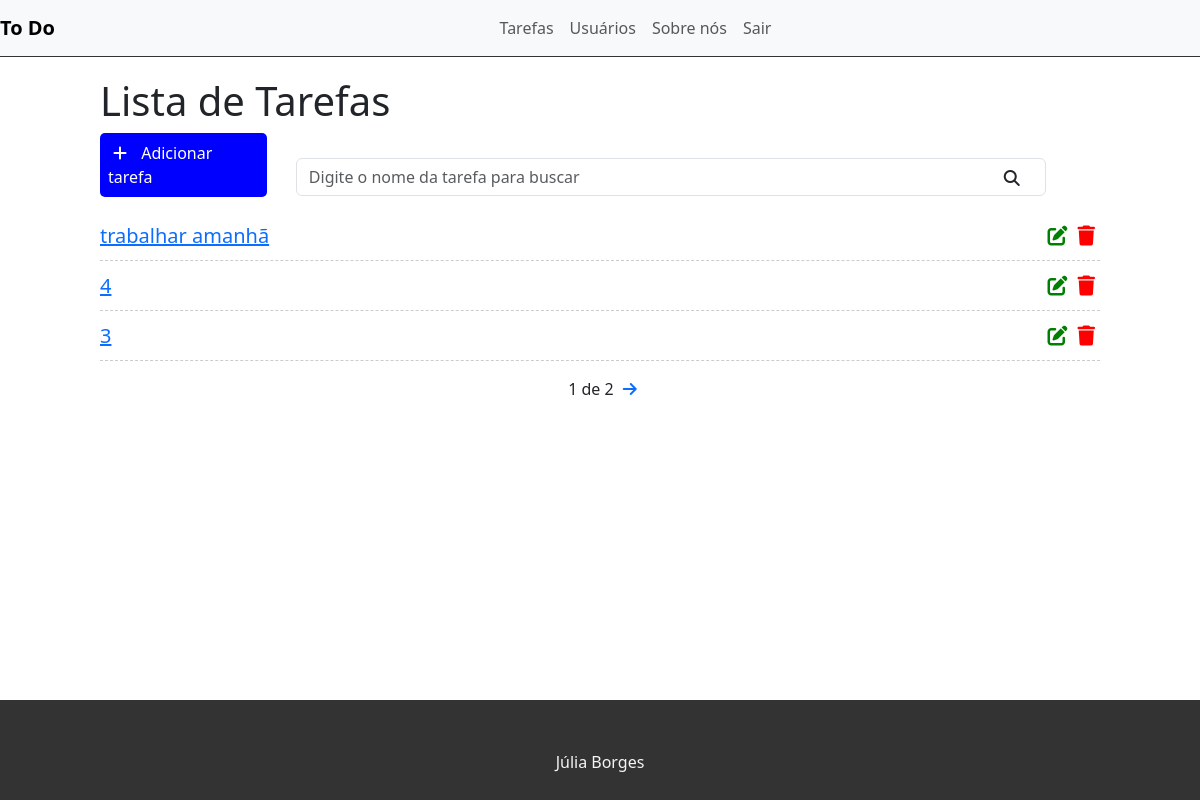
The app's page / (signed in) with its own data.
### tasks/models.py (models this page shows, shortened)
class Task(models.Model):
    STATUS = (
        ('doing', 'Doing'),
        ('done', 'Done'),
    )
    title = models.CharField(max_length=255)
    description = models.TextField()
    done = models.CharField(
        max_length=5,
        choices=STATUS,
    )
    created_at = models.DateTimeField(auto_now_add=True)
    update_at = models.DateTimeField(auto_now=True)

### tasks/views.py (the view)
# urls.py: path("", views.listaTarefas, name='listaTarefas'),
@login_required
def listaTarefas(request):
    search = request.GET.get('search')
    if search:
        tasks = Task.objects.filter(title__icontains=search)
    else:
        tasks_list = Task.objects.all().order_by('-created_at')
        paginator = Paginator(tasks_list, 3)
        page = request.GET.get('page')
        tasks = paginator.get_page(page)
    return render(request, 'tasks/list.html', {'tasks': tasks})

### tasks/templates/tasks/list.html (shortened to what this page needs)
{% extends 'base.html' %}
{% block content %}
<div class="offset-1 col-10 list-div">
    <h1>Lista de Tarefas</h1>
    <a id="add-link" href="newtask/">
        <div class="col-2 add-div">
            <i class="fas fa-plus"></i> Adicionar tarefa
        </div>
    </a>
    <div class="col-9 search-div">
        <form method="GET" id="search-form">
        <input class="form-control" type="text" id="search" name="search"
            placeholder="Digite o nome da tarefa para buscar" value="{{ request.GET.search}}">
        <i class="fas fa-search" id="search-btn"></i>
    </form>
    </div>
    <ul class="task-list">
        {% for task in tasks %}
        <li class="task-item">
            <span><a href="/task/{{task.id}}">{{task.title}}</a></span>
            <a id="add-link" href="deletetask/{{task.id}}" class="delete-btn"><span><i class="fas fa-trash"></i></span></a>
            <a id="add-link" href="edittask/{{task.id}}"><span><i class="fas fa-edit"></i></span></a>
        </li>
        {% endfor %}
    </ul>
    <div class="pagination">
        <span class="step-links">
            {% if tasks.paginator.num_pages %}
            <span class="current">
                {{ tasks.number }} de {{ tasks.paginator.num_pages}}
            </span>
            {% endif %}
            {% if tasks.has_next %}
                <a href="?page={{ tasks.next_page_number }}"><i class="fas fa-arrow-right"></i></a>
            {% endif %}
        </span>
    </div>
</div>
{% endblock %}

### tasks/static/css/style.css (style rules this page uses)
.add-div { background-color: blue; cursor: pointer; display: inline-block; color: white; padding: 8px; border-radius: 5px; margin-right: 25px; }
#add-link { text-decoration: none; }
.fas.fa-plus { color: white; margin-right: 10px; margin-left: 5px; }
.fas.fa-search { position: absolute; top: 12px; right: 26px; cursor: pointer; }
.search-div { position: relative; padding: 0px; margin-top: 15px; margin-bottom: 15px; display: inline-block; }
.list-div { padding: 0; }
.task-list { padding-left: 0; }
.task-item { list-style: none; font-size: 20px; height: 50px; padding-top: 10px; border-bottom: 1px dashed #ccc; }
.fas.fa-trash, .fas.fa-edit { cursor: pointer; margin: 5px; font-size: 20px; float: right; }
.fas.fa-trash { color: red; }
.fas.fa-edit { color: green; }
.pagination { margin-bottom: 20px; }
.step-links { position: relative; margin-left: auto; margin-right: auto; }
.step-links .current { margin-left: 5px; margin-right: 5px; }

### records on screen
Task: title "trabalhar amanhã"
Task: title "4"
Task: title "3"

### other values on screen
{{ tasks.number }} "1"
{{ tasks.paginator.num_pages }} "2"
